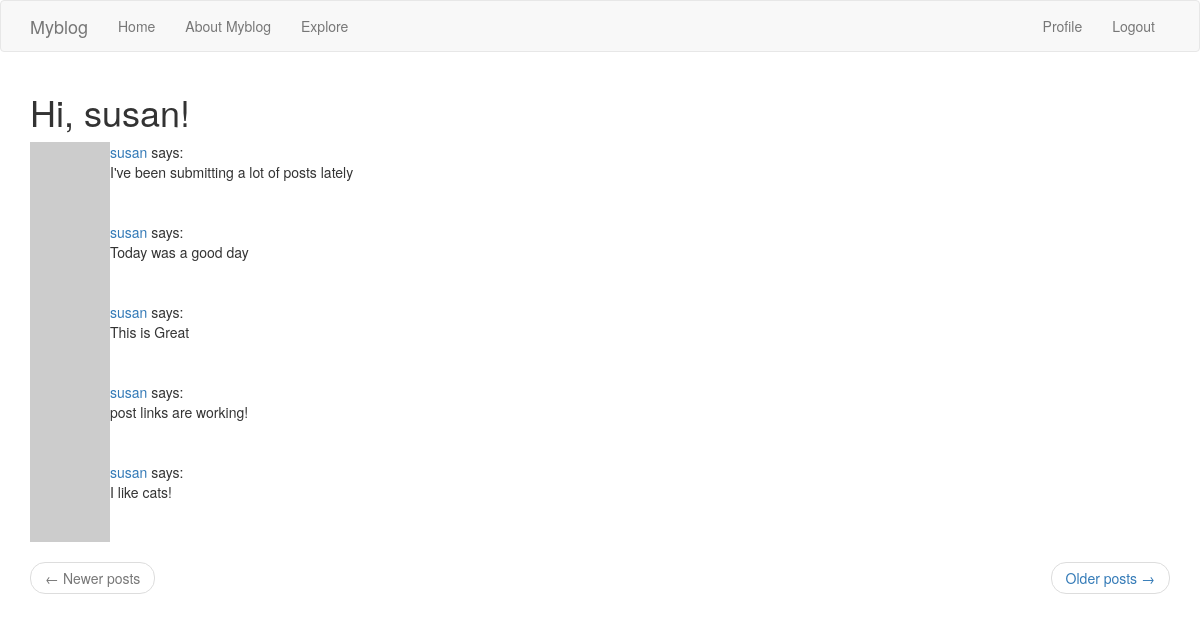
Page /explore (signed in) on the committed database.
### blog/models.py (models this page shows, shortened)
class User(UserMixin, db.Model):
    id = db.Column(db.Integer, primary_key=True)
    username = db.Column(db.String(64), index=True, unique=True)
    email = db.Column(db.String(120), index=True, unique=True)
    password_hash = db.Column(db.String(128))
    posts = db.relationship('Post', backref='author', lazy='dynamic')
    about_me = db.Column(db.String(140))
    last_seen = db.Column(db.DateTime, default=datetime.utcnow)
    def avatar(self, size):
        digest = md5(self.email.lower().encode('utf-8')).hexdigest()
        return 'https://www.gravatar.com/avatar/{}?d=identicon&s={}'.format(
            digest, size)
    followed = db.relationship(
        'User', secondary=followers,
        primaryjoin=(followers.c.follower_id == id),
        secondaryjoin=(followers.c.followed_id == id),
        backref=db.backref('followers', lazy='dynamic'), lazy='dynamic')

class Post(db.Model):
    id = db.Column(db.Integer, primary_key=True)
    body = db.Column(db.String(140))
    timestamp = db.Column(db.DateTime, index=True, default=datetime.utcnow)
    user_id = db.Column(db.Integer, db.ForeignKey('user.id'))

### blog/routes.py (the view)
@apple.route('/explore')
@login_required
def explore():
    page = request.args.get('page', 1, type=int)
    posts = Post.query.order_by(Post.timestamp.desc()).paginate(
        page, apple.config['POSTS_PER_PAGE'], False)
    next_url = url_for('explore', page=posts.next_num) \
        if posts.has_next else None
    prev_url = url_for('explore', page=posts.prev_num) \
        if posts.has_prev else None
    return render_template("index.html", title='Explore', posts=posts.items, next_url=next_url, prev_url=prev_url)

### blog/models.py (called while the page is built)
@login.user_loader
def load_user(id):
    return User.query.get(int(id))

### blog/routes.py (called while the page is built)
@apple.before_request
def before_request():
    if current_user.is_authenticated:
        current_user.last_seen = datetime.utcnow()
        db.session.commit()

### blog/templates/index.html (shortened to what this page needs)
{% extends "base.html" %}
{% import 'bootstrap/wtf.html' as wtf %}
{% block app_content %}
    <h1>Hi, {{ current_user.username }}!</h1>
    {% for post in posts %}
        {% include '_post.html' %}
    {% endfor %}
    <nav aria-label="...">
        <ul class="pager">
            <li class="previous{% if not prev_url %} disabled{% endif %}">
                <a href="{{ prev_url or '#' }}">
                    <span aria-hidden="true">&larr;</span> Newer posts
                </a>
            </li>
            <li class="next{% if not next_url %} disabled{% endif %}">
                <a href="{{ next_url or '#' }}">
                    Older posts <span aria-hidden="true">&rarr;</span>
                </a>
            </li>
        </ul>
    </nav>
{% endblock %}

### blog/templates/_post.html
    <table>
        <tr valign="top">
            <td><img src="{{ post.author.avatar(36) }}"></td>
             <td>
                <a href="{{ url_for('user', username=post.author.username) }}">
                    {{ post.author.username }}
                </a>
                says:<br>{{ post.body }}
            </td>
        </tr>
    </table>

### rows in the picture
User: username "susan"
Post: author.username "susan", body "I've been submitting a lot of posts lately"
Post: author.username "susan", body "Today was a good day"
Post: author.username "susan", body "This is Great"
Post: author.username "susan", body "post links are working!"
Post: author.username "susan", body "I like cats!"
